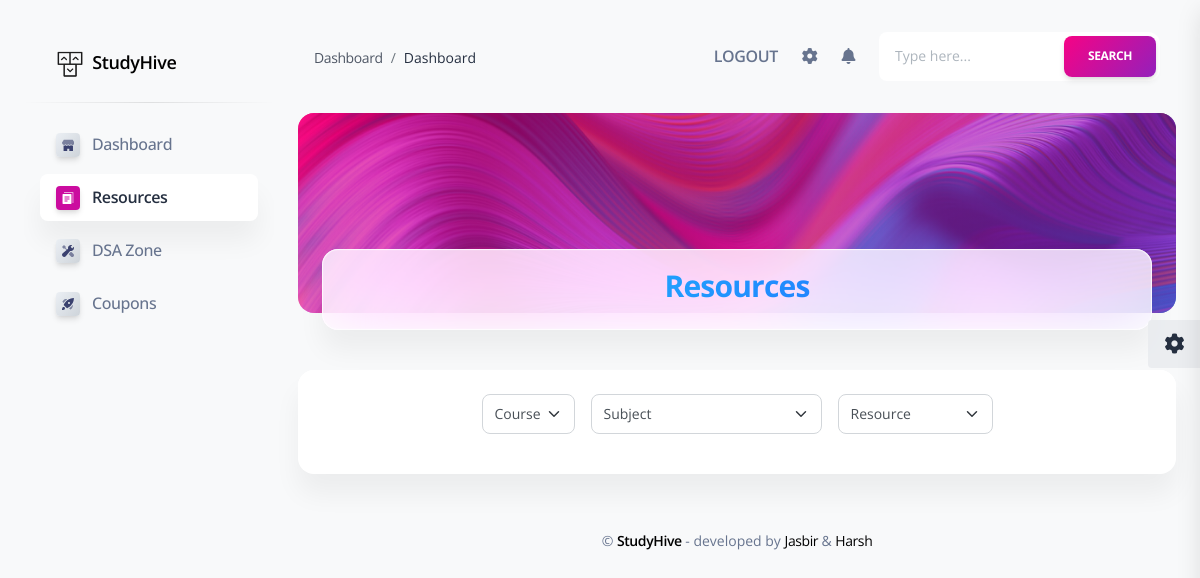
The app's page /resource/ (signed in), older data.
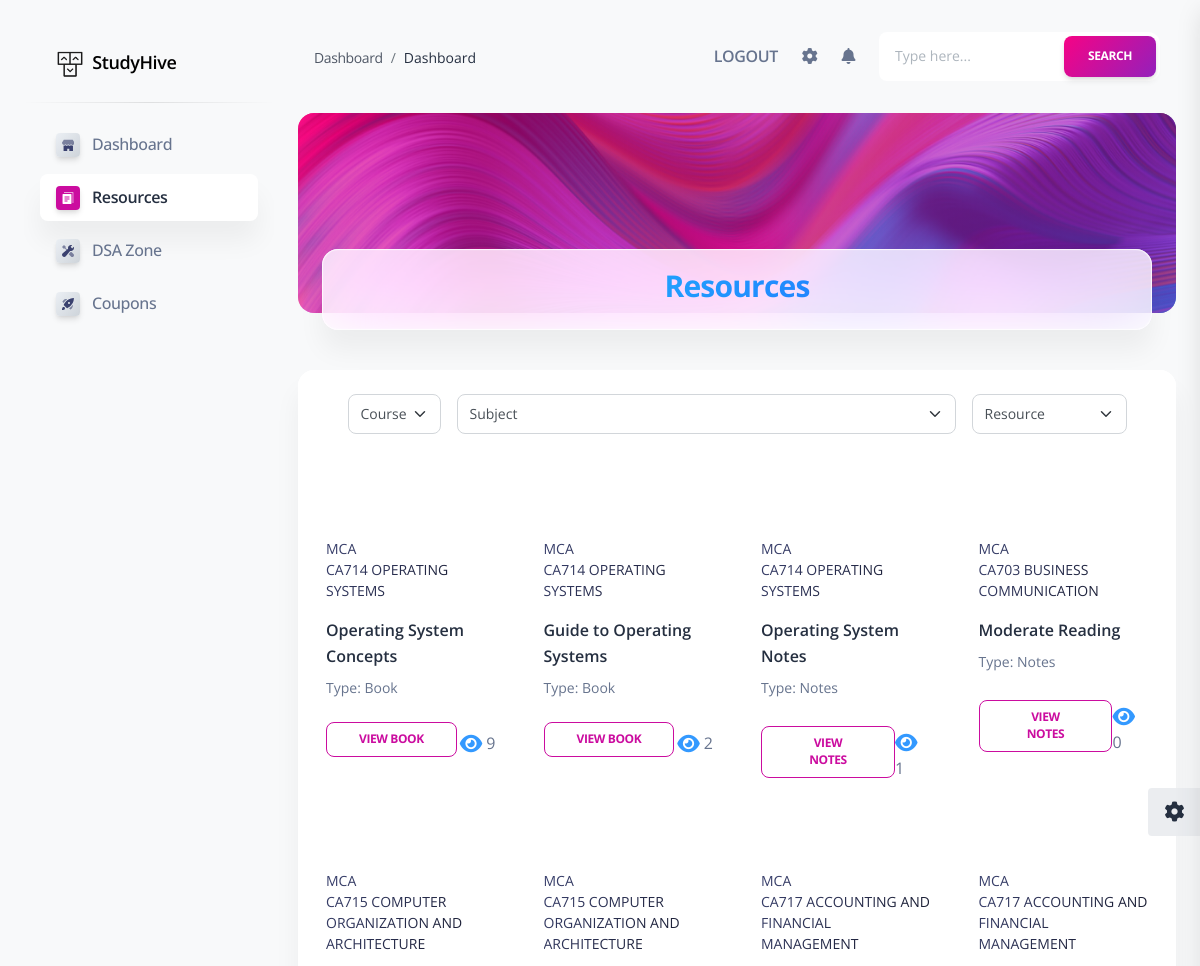
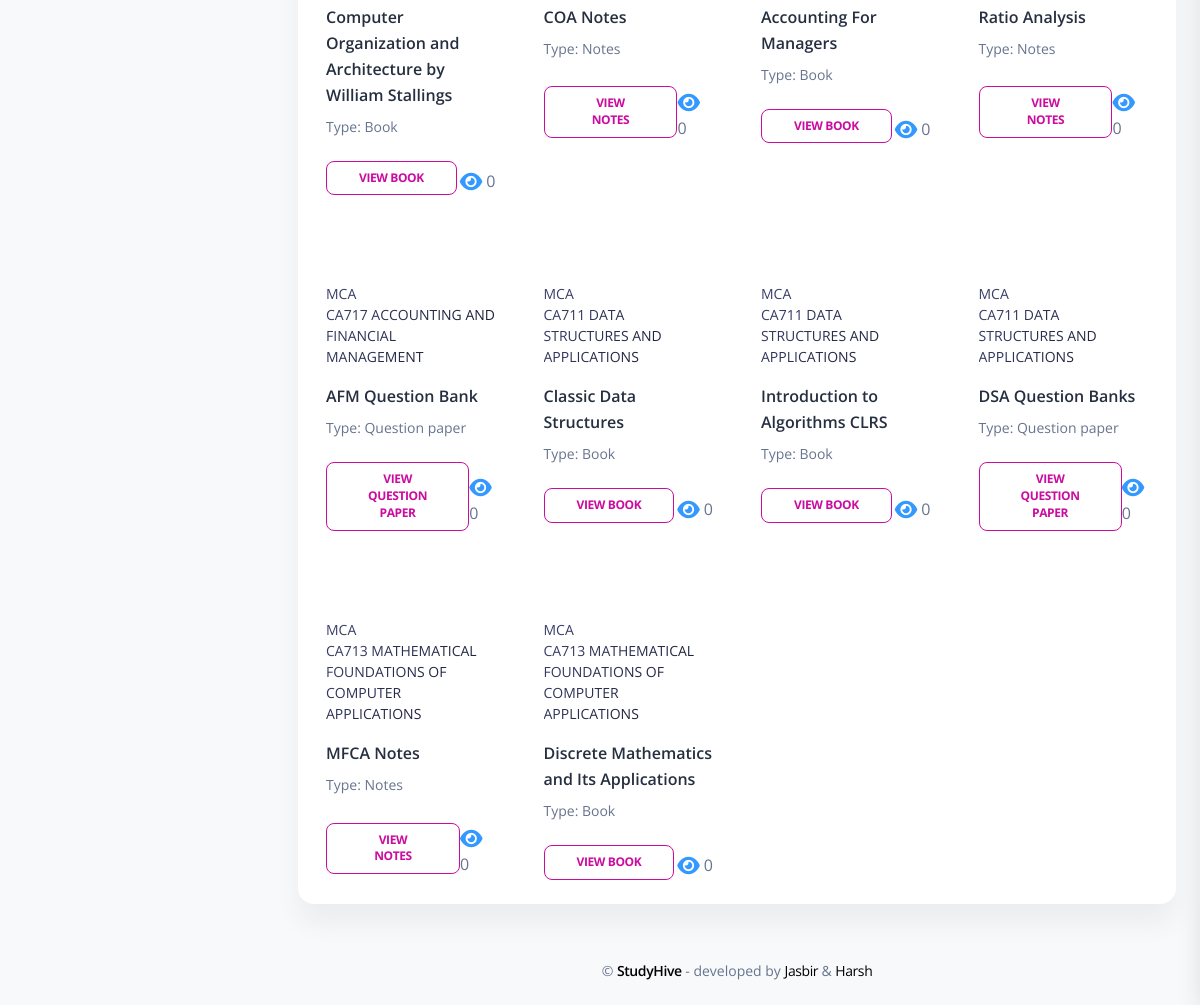
The same page, newer data (2 pictures, top to bottom).
### resource/models/resource.py (models this page shows, shortened)
class Resource(models.Model):
    RESOURCE_TYPE = (
        ('Q', 'Question paper'),
        ('N', 'Notes'),
        ('B', 'Book'),
    )
    student = models.ForeignKey(Student, on_delete=models.CASCADE)
    course = models.ForeignKey(Course, on_delete=models.CASCADE)
    subject = models.ForeignKey(Subject, on_delete=models.CASCADE)
    title = models.CharField(blank=True,null=True, max_length=250)
    type = models.CharField(choices=RESOURCE_TYPE, max_length=1)
    file = models.FileField(upload_to=get_upload_path)
    timestamp = models.DateTimeField(default=timezone.now)
    views = models.PositiveIntegerField(default=0)
    approved = models.BooleanField(default=False)
    class Meta:
        verbose_name = 'Resource'
        verbose_name_plural = 'Resources'

### resource/models/course.py (models this page shows)
class Course(models.Model):
    name = models.CharField(max_length=50)
    class Meta:
        verbose_name = 'Course'
        verbose_name_plural = 'Courses'
    def __str__(self):
        return self.name

### resource/models/subject.py (models this page shows)
class Subject(models.Model):
    course = models.ForeignKey(Course, on_delete=models.CASCADE)
    code = models.CharField(max_length=10)
    name = models.CharField(max_length=50)
    class Meta:
        verbose_name = 'Subject'
        verbose_name_plural = 'Subjects'
    def __str__(self):
        return f"{self.code} {self.name}"

### resource/views/resources.py (the view)
# urls.py: path('', resources.resources_view, name = 'resources'),
@login_required(login_url='/login/')
def resources_view(request):
    resources = Resource.objects.all()
    courses = Course.objects.all()
    subjects = Subject.objects.all()
    resource_type = {'B': 'Books', 'N':'Notes', 'Q': 'Question papers'}
    return render(request, "resource/show.html", {'resources': resources, 'courses': courses, 'subjects':subjects, 'resource_type': resource_type})

### resource/templatetags/resource_filters.py (called while the page is built)
@register.filter(name='resource_type')
def resource_type(type):
    if type=='Q':
        return "Question paper"
    elif type=='B':
        return "Book"
    elif type=='N':
        return "Notes"

### templates/resource/show.html (shortened to what this page needs)
{% extends 'layouts/base.html' %}
{% load resource_filters %}
{% block content %}
<div class="container-fluid">
    <div class="page-header min-height-200 border-radius-xl mt-4" style="background-image: url('/static/assets/img/curved-images/curved0.jpg'); background-position-y: 50%;">
      <span class="mask bg-gradient-primary opacity-6"></span>
    </div>
    <div class="card card-body blur shadow-blur mx-4 mt-n6">
      <h3 class="font-weight-bolder text-info text-gradient text-center">Resources</h3>
    </div>
  </div>
  <div class="container-fluid py-4">
    <div class="row my-3">
      <div class="col-12">
        <div class="card mb-4">
          <div class="card-header pb-0 p-3">
            <form class="form d-flex justify-content-center">
                <div class="m-2">
                  <select class="mr-sm-2 form-control form-select" id="select-course">
                    <option value="all" selected>Course</option>
                  </select>
                </div>
                <div class="m-2">
                  <select class="mr-sm-2 form-control form-select" id="select-subject">
                    <option value="all" selected>Subject</option>
                  </select>
                </div>
                <div class="m-2">
                  <select class="mr-sm-2 form-control form-select" id="select-resource">
                    <option value="all" selected>Resource</option>
                  </select>
                </div>
            </form>
          </div>
          <div class="card-body p-3">
            <div id="resources-row" class="row">
              {% for resource in resources %}
              {% if resource.approved %}
              <div class="col-xl-3 col-md-6 mb-xl-0 mb-4">
                <div class="card card-blog card-plain m-2">
                  <div class="card-header position-relative">
                  </div>
                  <div class="card-body px-1 pb-0">
                    <div class="mb-2">
                      <p class="text-gradient text-dark text-sm">
                        {{resource.course}}<br>{{resource.subject}}
                      </p>
                    </div>
                      <h6>
                        {{resource.title}}
                      </h6>
                    <p class="mb-4 text-sm">
                      Type: {{resource.type|resource_type}}
                    </p>
                    <div class="d-flex align-items-center justify-content-between">
                      <a class="view-resource" resource-pk="{{resource.pk}}" href="/uploads/{{resource.file}}" target="_blank" >
                        <button type="button" class="btn btn-outline-primary btn-sm mb-0">View {{resource.type|resource_type}}</button>
                      </a>
                      <div class="mt-2">
                        <span>
                          <i class="fas fa-eye fa-lg" style="color:#3399ff" aria-hidden="true"></i>
                          {{resource.views}}
                        </span>
                      </div>
                    </div>
                  </div>
                </div>
              </div>
              {% endif %}
              {% endfor %}
            </div>
          </div>
        </div>
      </div>
    </div>
    {% include "includes/footer.html" %}
  </div>
{% endblock content %}

Row changes from the older to the newer data that the page shows:
now on this page (row edited): Resource: course "MCA", subject "CA714 OPERATING SYSTEMS", title "Operating System Concepts", type|resource_type "Book", type|resource_type "BOOK", views "9"
now on this page (row edited): Resource: course "MCA", subject "CA714 OPERATING SYSTEMS", title "Guide to Operating Systems", type|resource_type "Book", type|resource_type "BOOK", views "2"
now on this page (row edited): Resource: course "MCA", subject "CA714 OPERATING SYSTEMS", title "Operating System Notes", type|resource_type "Notes", type|resource_type "NOTES", views "1"
added Resource: course "MCA", subject "CA703 BUSINESS COMMUNICATION", title "Moderate Reading", type|resource_type "Notes", type|resource_type "NOTES", views "0"
added Resource: course "MCA", subject "CA715 COMPUTER ORGANIZATION AND ARCHITECTURE", title "Computer Organization and Architecture by William Stallings", type|resource_type "Book", type|resource_type "BOOK", views "0"
added Resource: course "MCA", subject "CA715 COMPUTER ORGANIZATION AND ARCHITECTURE", title "COA Notes", type|resource_type "Notes", type|resource_type "NOTES", views "0"
added Resource: course "MCA", subject "CA717 ACCOUNTING AND FINANCIAL MANAGEMENT", title "Accounting For Managers", type|resource_type "Book", type|resource_type "BOOK", views "0"
added Resource: course "MCA", subject "CA717 ACCOUNTING AND FINANCIAL MANAGEMENT", title "Ratio Analysis", type|resource_type "Notes", type|resource_type "NOTES", views "0"
added Resource: course "MCA", subject "CA717 ACCOUNTING AND FINANCIAL MANAGEMENT", title "AFM Question Bank", type|resource_type "Question paper", type|resource_type "QUESTION PAPER", views "0"
added Resource: course "MCA", subject "CA711 DATA STRUCTURES AND APPLICATIONS", title "Classic Data Structures", type|resource_type "Book", type|resource_type "BOOK", views "0"
added Resource: course "MCA", subject "CA711 DATA STRUCTURES AND APPLICATIONS", title "Introduction to Algorithms CLRS", type|resource_type "Book", type|resource_type "BOOK", views "0"
added Resource: course "MCA", subject "CA711 DATA STRUCTURES AND APPLICATIONS", title "DSA Question Banks", type|resource_type "Question paper", type|resource_type "QUESTION PAPER", views "0"
added Resource: course "MCA", subject "CA713 MATHEMATICAL FOUNDATIONS OF COMPUTER APPLICATIONS", title "MFCA Notes", type|resource_type "Notes", type|resource_type "NOTES", views "0"
added Resource: course "MCA", subject "CA713 MATHEMATICAL FOUNDATIONS OF COMPUTER APPLICATIONS", title "Discrete Mathematics and Its Applications", type|resource_type "Book", type|resource_type "BOOK", views "0"
